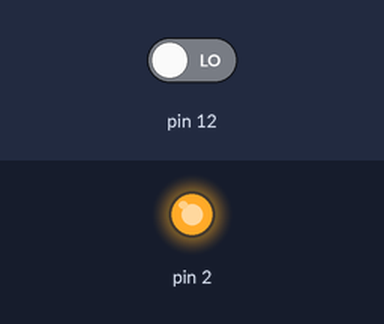
Bench run of a sketch on a simulated Arduino Uno, built with avr-gcc and run on an emulated ATmega328P. Parts: output pins drawn as LEDs (lit = HIGH). Inputs (shaded band) come from the test bench; at power-on: pin 12 LOW.

Above: at 1.2 s.
1.3 s: pin 12 driven HIGH
At 2.3 s:
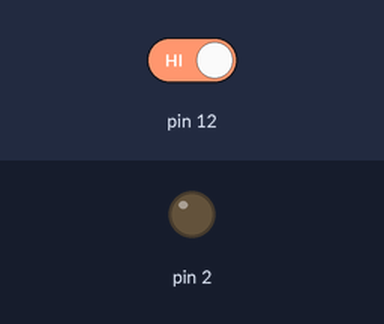
2.8 s: pin 12 driven LOW
At 3.4 s:
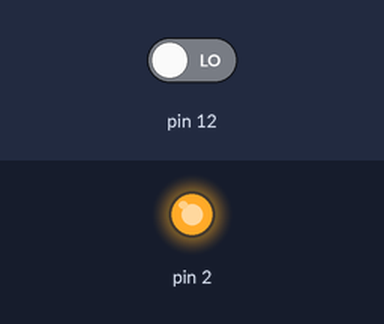
Timing chart, 0 to 5.8 s (numbered marks = the images above; inputs shaded):
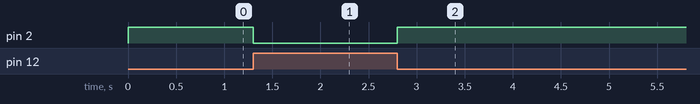

Measured:
- after the input at 1.3 s, pin 2: HIGH → LOW at once
- after the input at 2.8 s, pin 2: LOW → HIGH at once

The sketch:

read_switch_module.ino
```cpp
void setup() {
  pinMode(12, INPUT);
  pinMode(2, OUTPUT);
}

void loop() {
  if(digitalRead(12)<1){
    digitalWrite(2, HIGH);
  }
  else{
    digitalWrite(2, LOW);
  }

}
```
